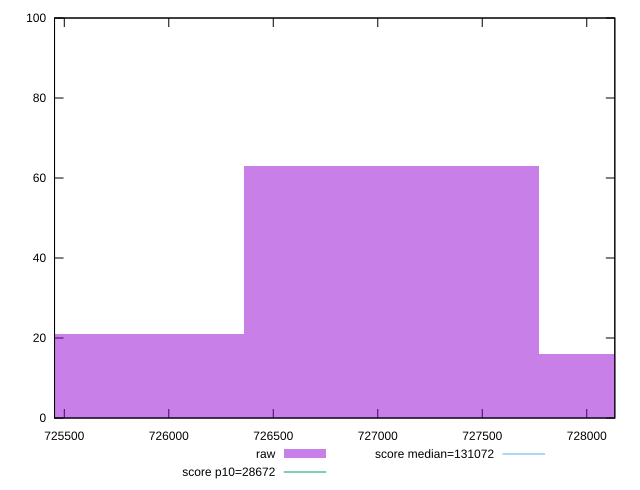

Reproduce this figure in gnuplot.
reset

$raw <<EOF
727066.1190590046 63
725651.5935355434 21
728480.6445824656 16
EOF

set key outside below
set boxwidth 1414.5255234610984
set xrange [725453.2915972222:728134.348611111]
set yrange [0:100]
set trange [0:100]
set style fill transparent solid 0.5 noborder

set parametric
set terminal svg size 640, 490 enhanced background rgb 'white'
set output "reports/report_00031_2021-02-24T23-18-18.084Z/uses-long-cache-ttl/samples/music/raw/histogram.svg"

plot $raw title "raw" with boxes, \
     28672,t title "score p10=28672", \
     131072,t title "score median=131072"

reset
